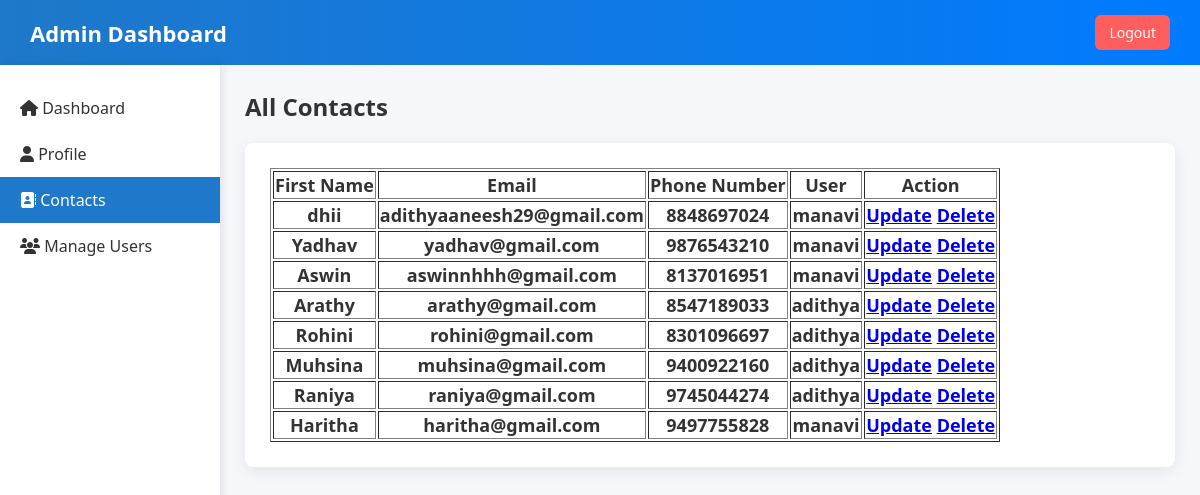
Before: /admincontacts/ (signed in) with the older database file.
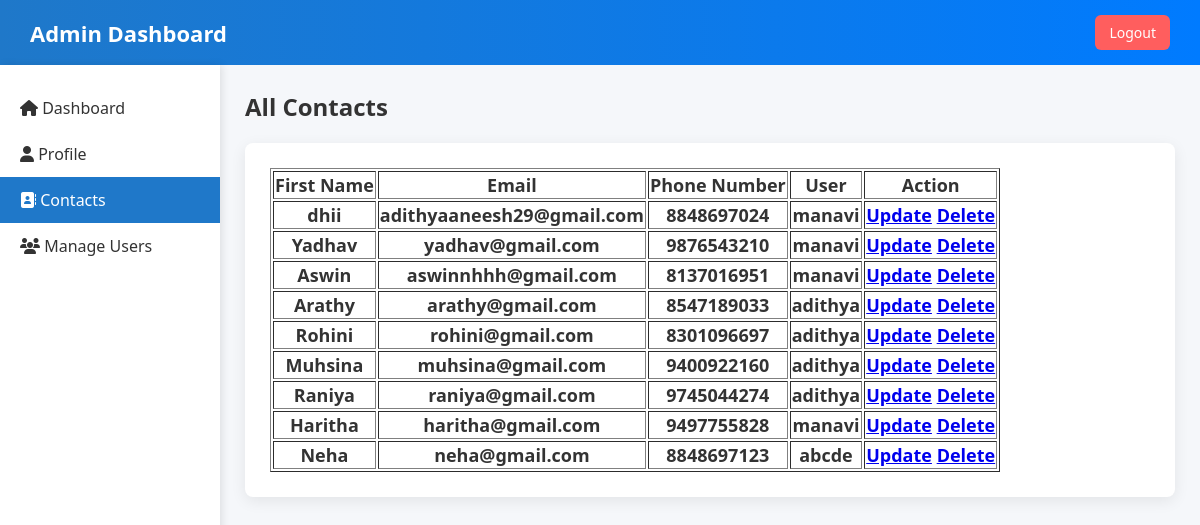
After: the same page with the newer database file.
### contact_app/models.py (models this page shows, shortened)
class Contact(models.Model):
    user = models.ForeignKey(User, on_delete=models.CASCADE, null=True, blank=True)
    firstname = models.CharField(max_length=20,default='DefaultName')
    email = models.EmailField(max_length=50, blank=True, null=True)
    phonenumber = models.CharField(max_length=20,  blank=True, null=True)
    ROLE_CHOICES = [
        ("user", 'User'),
    ]
    role = models.CharField(max_length=10, choices=ROLE_CHOICES, default='user')

### contact_app/views.py (the view)
# urls.py: path('admincontacts/', views.admin_contact, name='admincontacts'),
@login_required
def admin_contact(request):
    contacts = Contact.objects.filter(user__is_superuser=False)
    return render(request,'admin_contacts.html',{'contacts':contacts})

### contact_app/templates/admin_contacts.html (shortened to what this page needs)
<!DOCTYPE html>
<html lang="en">
<head>
<link rel="stylesheet" href="https://cdnjs.cloudflare.com/ajax/libs/font-awesome/6.4.2/css/all.min.css">
</head>
<body>
<div class="navbar">
    <h1>Admin Dashboard</h1>
    <a href="{% url 'logout' %}" class="logout" onclick="return confirmLogout()">Logout</a>
</div>
<div class="layout">
    <div class="sidebar">
         <a href="{% url 'admindashboard' %}"><i class="fa-solid fa-home"></i> Dashboard</a>
        <a href="{% url 'adminprofile' %}"><i class="fa-solid fa-user"></i> Profile</a>
        <a href="{% url 'admincontacts' %}" class="active"><i class="fa-solid fa-address-book"></i> Contacts</a>
        <a href="{% url 'adminusers' %}"><i class="fa-solid fa-users"></i> Manage Users</a>
    </div>
    <div class="content">
        <h2>All Contacts</h2>
        <div class="content-cards">
            <div class="card users">
                <table border="1px">
                    <thead>
                        <tr>
                            <th>First Name</th>
                            <th>Email</th>
                            <th>Phone Number</th>
                            <th> User</th>
                            <th>Action</th>
                        </tr>
                    </thead>
                    <tbody>
                        {% for contact in contacts %}
                        <tr>
                            <td>{{ contact.firstname }}</td>
                            <td>{{ contact.email }}</td>
                            <td>{{ contact.phonenumber }}</td>
                            <td>{{ contact.user.username }}</td>
                            <td>
                                <span><a href="{% url 'edit' contact.id %}">Update</a></span>
                                <span><a href="{% url 'delete' contact.id %}">Delete</a></span>
                            </td>
                        </tr>
                        {% endfor %}
                    </tbody>
                </table>
            </div>
    </div>
</div>
</body>
</html>

Changed rows visible on the page:
added Contact: firstname "Neha", email "neha@gmail.com", phonenumber "8848697123", user.username "abcde"
